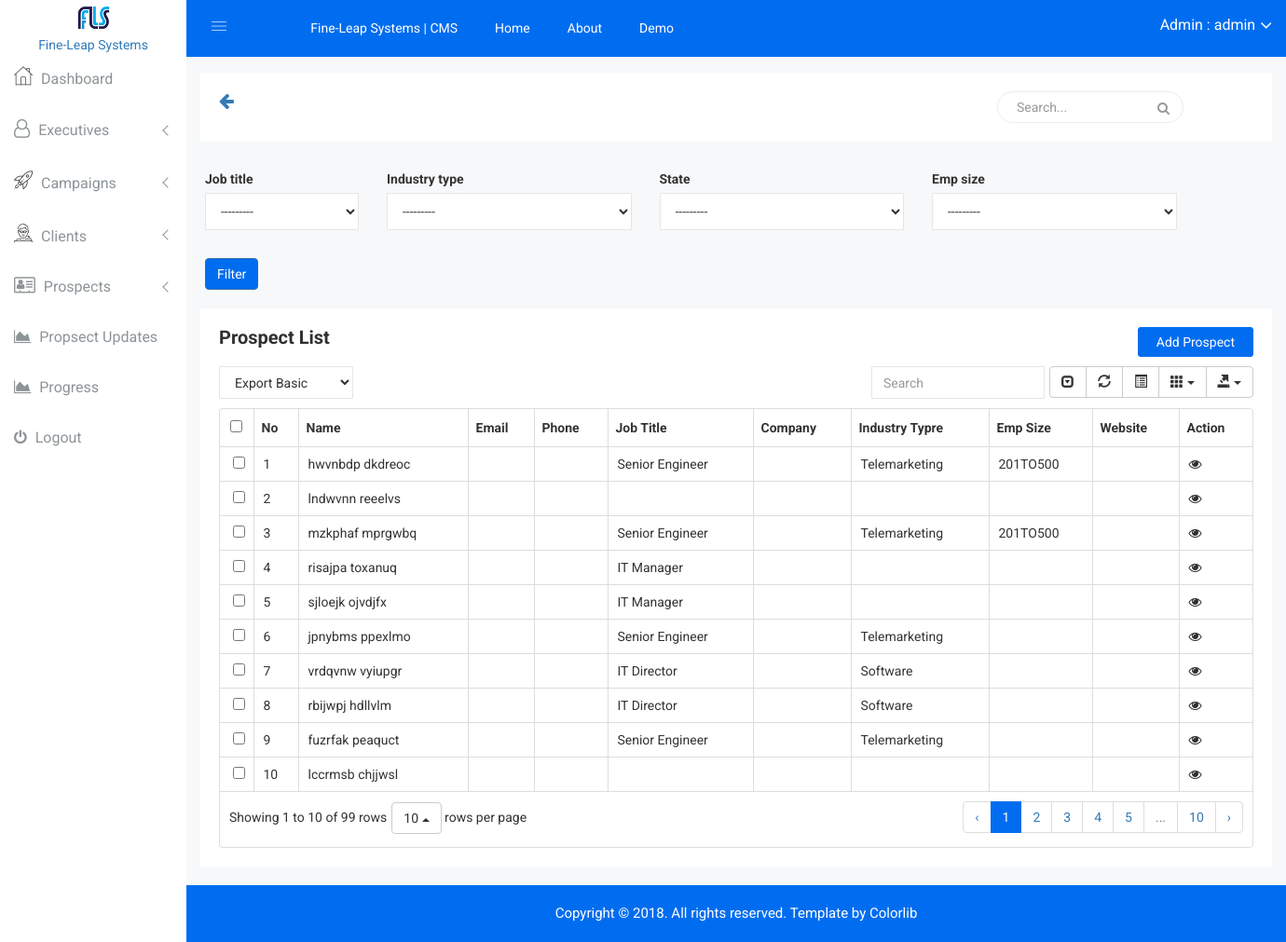
The app's page /crm_admin/prospects/list/filter/ (signed in) with its own data.
### portal/models.py (models this page shows, shortened)
class User(AbstractBaseUser, PermissionsMixin):
    email = models.EmailField(_('email address'), unique=True)
    first_name = models.CharField(max_length=32, blank=True)
    last_name = models.CharField(max_length=32, blank=True)
    phone = models.CharField(max_length=13, blank=True)
    employee_id = models.CharField(max_length=12, blank=True)
    date_joined = models.DateTimeField(_('date joined'), auto_now_add=True)
    date_of_birth = models.DateField(blank=True, null=True)
    details = models.TextField(blank=True)
    is_active = models.BooleanField(_('active'), default=True)
    is_staff = models.BooleanField(_('staff'), default=False)
    is_superuser = models.BooleanField(_('superuser'), default=False)
    objects = UserManager()
    USERNAME_FIELD = 'email'
    REQUIRED_FIELDS = []
    class Meta:
        verbose_name = _('user')
        verbose_name_plural = _('users')
    def __str__(self):
        return self.get_email_name
    @property
    def get_display_text(self):
        if self.get_full_name:
            return self.get_full_name
        else:
            return self.__str__()
    @property
    def get_full_name(self):
        return "{} {}".format(self.first_name, self.last_name) if (self.first_name or self.last_name) else ""
    @property
    def get_email_name(self):
        email_str = str(self.email)
        return email_str[:email_str.rfind("@")]

### prospects/models.py (models this page shows, shortened)
class Prospect(models.Model):
    first_name = models.CharField(max_length=32)
    last_name = models.CharField(max_length=32)
    phone = models.CharField(max_length=15, blank=True)
    direct_or_extension = models.CharField(max_length=16, blank=True)
    email = models.EmailField(blank=True)
    job_title = models.CharField(max_length=64, blank=True)
    company = models.CharField(max_length=128, blank=True)
    emp_size = models.CharField(max_length=16, blank=True)
    website = models.CharField(max_length=64, blank=True)
    industry_type = models.CharField(max_length=64, blank=True)
    city = models.CharField(max_length=32, blank=True)
    state = models.CharField(max_length=32, blank=True)
    country = models.CharField(max_length=32, blank=True)
    zip_code = models.CharField(max_length=12, blank=True, null=True)
    details = models.TextField(blank=True)
    created_on = models.DateTimeField(auto_now_add=True)
    updated_on = models.DateTimeField(auto_now=True)
    @property
    def get_admin_update_url(self):
        return reverse_lazy("crm_admin:prospect_update", kwargs={"id": self.id})
    @property
    def full_name(self):
        return self.first_name + ' ' + self.last_name
    @property
    def get_display_text(self):
        return self.full_name

### crm_admin/views.py (the view)
        class WrappedClass(UserPassesTestMixin, wrapped):
            def test_func(self):
                return self.request.user.is_superuser

### crm_admin/views.py (called while the page is built)
def superuser_required():
    def wrapper(wrapped):
        class WrappedClass(UserPassesTestMixin, wrapped):
            def test_func(self):
                return self.request.user.is_superuser
        return WrappedClass
    return wrapper

### crm_admin/templates/crm_admin/prospects/list_filter.html (shortened to what this page needs)
{% extends "crm_admin/base.html" %}
{% load result_tags %}
{% load crispy_forms_tags %}
{% load static %}
{% block content %}
            <div class="container">
                <form method="get">
                    <div class="row">
                        <div class="form-group col-lg-2">
                            {{ filter.form.job_title|as_crispy_field }}
                        </div>
                        <div class="form-group col-lg-3">
                            {{ filter.form.industry_type|as_crispy_field }}
                        </div>
                        <div class="form-group col-lg-3">
                            {{ filter.form.state|as_crispy_field }}
                        </div>
                        <div class="form-group col-lg-3">
                            {{ filter.form.emp_size|as_crispy_field }}
                        </div>
                    </div>
                    <input class="btn btn-primary" type="submit" value="Filter">
                </form>
                <br>
            </div>
<div class="data-table-area mg-b-15">
                <div class="container-fluid">
                <div class="row">
                    <div class="col-lg-12 col-md-12 col-sm-12 col-xs-12">
                        <div class="sparkline13-list">
                            <div class="sparkline13-hd">
                                <div class="main-sparkline13-hd">
                                    <h1>Prospect List</h1>
                                    <div class="add-product">
                                        <a href="{% url "crm_admin:prospect_add" %}">Add Prospect</a>
                                        <a href="#">Add Prospect</a>
                                    </div>
                                </div>
                            </div>
                            <div class="sparkline13-graph">
                                <div class="datatable-dashv1-list custom-datatable-overright">
                                    <div id="toolbar">
                                        <select class="form-control dt-tb">
											<option value="">Export Basic</option>
										</select>
                                    </div>
                                    <table id="table" data-toggle="table" data-pagination="true" data-search="true" data-show-columns="true" data-show-pagination-switch="true" data-show-refresh="true" data-key-events="true" data-show-toggle="true" data-resizable="true" data-cookie="true"
                                        data-cookie-id-table="saveId" data-show-export="true" data-click-to-select="true" data-toolbar="#toolbar">
                                        <thead>
                                            <tr>
                                                <th data-field="id">No</th>
                                                <th data-field="name">Name</th>
                                                <th data-field="email">Email</th>
                                                <th data-field="phone">Phone</th>
                                                <th data-field="job_title">Job Title</th>
                                                <th data-field="company">Company</th>
                                                <th data-field="industry_type">Industry Typre</th>
                                                <th data-field="emp_size">Emp Size</th>
                                                <th data-field="website">Website</th>
                                                <th data-field="action">Action</th>
                                            </tr>
                                        </thead>
                                        <tbody>
                                            {% for prospect in prospects %}
                                                <tr>
                                                    <td>{{ forloop.counter }}</td>
                                                    <td>{{ prospect.get_display_text }}</td>
                                                    <td>{{ prospect.email }}</td>
                                                    <td>{{ prospect.phone }}</td>
                                                    <td>{{ prospect.job_title }}</td>
                                                    <td>{{ prospect.company }}</td>
                                                    <td>{{ prospect.industry_type }}</td>
                                                    <td>{{ prospect.emp_size }}</td>
                                                    <td>{{ prospect.city }}</td>
                                                    <td class="datatable-ct"><a href="{{ prospect.get_admin_update_url }}"><i class="fa fa-eye"></i></a></td>
                                                </tr>
                                            {% endfor %}
                                        </tbody>
                                    </table>
                                </div>
                            </div>
                        </div>
                    </div>
                </div>
            </div>
            </div>
{% endblock %}

### crm_admin/templates/crm_admin/header.html (shortened to what this page needs)
    {% load static %}
    <div class="container-fluid">
        <div class="row">
            <div class="col-lg-12 col-md-12 col-sm-12 col-xs-12">
                <div class="logo-pro">
                    <a href="index.html"><img class="main-logo" src="{% static "img/logo/logosn.png" %}" alt="" /></a>
                </div>
            </div>
        </div>
    </div>
<br>
    <div class="header-advance-area">
        <div class="header-top-area">
            <div class="container-fluid">
                <div class="row">
                    <div class="col-lg-12 col-md-12 col-sm-12 col-xs-12">
                        <div class="header-top-wraper">
                            <div class="row">
                                <div class="col-lg-1 col-md-0 col-sm-1 col-xs-12">
                                    <div class="menu-switcher-pro">
                                        <button type="button" id="sidebarCollapse" class="btn bar-button-pro header-drl-controller-btn btn-info navbar-btn">
                                                <i class="educate-icon educate-nav"></i>
                                            </button>
                                    </div>
                                </div>
                                <div class="col-lg-6 col-md-7 col-sm-6 col-xs-12">
                                    <div class="header-top-menu tabl-d-n">
                                        <ul class="nav navbar-nav mai-top-nav">
                                            <li class="nav-item"><a href="{% url "portal:home" %}">Fine-Leap Systems | CMS</a></li>
                                            <li class="nav-item"><a href="{% url "portal:home" %}" class="nav-link">Home</a>
                                            </li>
                                            <li class="nav-item"><a href="#" class="nav-link">About</a>
                                            </li>
                                            <li class="nav-item"><a href="#" class="nav-link">Demo</a>
                                            </li>
                                        </ul>
                                    </div>
                                </div>
                                <div class="col-lg-5 col-md-5 col-sm-12 col-xs-12">
                                    <div class="header-right-info">
                                        <ul class="nav navbar-nav mai-top-nav header-right-menu">
                                            <li class="nav-item">
                                                <a href="#" data-toggle="dropdown" role="button" aria-expanded="false" class="nav-link dropdown-toggle">
                                                    <span class="admin-name">Admin : {{ user.get_display_text }}</span>
                                                    <i class="fa fa-angle-down edu-icon edu-down-arrow"></i>
                                                </a>
                                            </li>
                                        </ul>
                                    </div>
                                </div>
                            </div>
                        </div>
                    </div>
                </div>
            </div>
        </div>
        <div class="breadcome-area">
            <div class="container-fluid">
                <div class="row">
                    <div class="col-lg-12 col-md-12 col-sm-12 col-xs-12">
                        <div class="breadcome-list">
                            <div class="row">
                                <div class="col-lg-5 col-md-5 col-sm-5 col-xs-2">
                                    <a class="float-left" onClick="javascript:history.go(-1);"><i class="fa fa-arrow-left fa-lg"></i></a>
                                </div>
                                <div class="col-lg-6 col-md-6 col-sm-6 col-xs-10">
                                    <div class="breadcome-heading" style="float: right!important;">
                                        <form role="search" class="sr-input-func">
                                            <input type="text" placeholder="Search..." class="search-int form-control">
                                            <a href="#"><i class="fa fa-search"></i></a>
                                        </form>
                                    </div>
                                </div>
                            </div>
                        </div>
                    </div>
                </div>
            </div>
        </div>
    </div>

### portal/static/css/main.css (style rules this page uses)
html { color: #222; font-size: 1em; line-height: 1.4; }

### portal/static/css/crm_custom.css (style rules this page uses)
.btn-primary { background-color: #006DF0!important; }

### records on screen
User: get_display_text "admin"
Prospect: get_display_text "hwvnbdp dkdreoc", job_title "Senior Engineer", industry_type "Telemarketing", emp_size "201TO500"
Prospect: get_display_text "lndwvnn reeelvs"
Prospect: get_display_text "mzkphaf mprgwbq", job_title "Senior Engineer", industry_type "Telemarketing", emp_size "201TO500"
Prospect: get_display_text "risajpa toxanuq", job_title "IT Manager"
Prospect: get_display_text "sjloejk ojvdjfx", job_title "IT Manager"
Prospect: get_display_text "jpnybms ppexlmo", job_title "Senior Engineer", industry_type "Telemarketing"
Prospect: get_display_text "vrdqvnw vyiupgr", job_title "IT Director", industry_type "Software"
Prospect: get_display_text "rbijwpj hdllvlm", job_title "IT Director", industry_type "Software"
Prospect: get_display_text "fuzrfak peaquct", job_title "Senior Engineer", industry_type "Telemarketing"
Prospect: get_display_text "lccrmsb chjjwsl"
